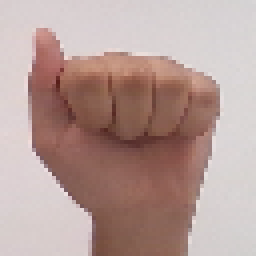
#> input picture Serrano/training/A/136.png, 64 x 64 px (shown 4 times larger); its folder holds only this picture in this run
$ jupyter execute Prerarando_treinamento.ipynb
#> lines starting #> are read from the running program, lines starting #| are printed output that depends on the picture
[cell 1]
import numpy as np
import matplotlib.pyplot as plt
import os
import cv2

DATADIR = "training" #Onde estão sendo armazenados os arquivos
CATEGORIES = ["A","B"] #Possibilidades de estudo

[cell 2]
training_data = []
IMG_SIZE = 64

def create_training_data():
    for category in CATEGORIES:
        path = os.path.join(DATADIR,category) # Caminho com os diretórios das letras
        class_num = CATEGORIES.index(category) # Dando um número para a categoria
        for img in os.listdir(path):
            try:
                img_array = cv2.imread(os.path.join(path,img), cv2.IMREAD_GRAYSCALE) #Cada imagem também é convertida na escala de cinza
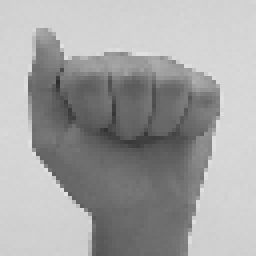
#> img_array: shape (64, 64) (shown 4 times larger); min 46, max 226, mean 163.9
                new_array = cv2.resize(img_array,(IMG_SIZE,IMG_SIZE)) #Redimensionando a imagem
                training_data.append([new_array,class_num]) #Inserindo a imagem e sua classificação
            except Exception as e: #Erro que pode ocorrer ao importar imagens
                pass
#> pass 2 of the loop in create_training_data, `for category in CATEGORIES:`:
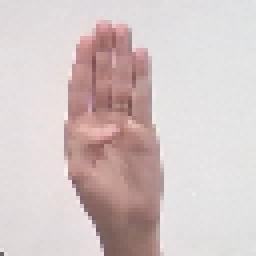
#> input picture Serrano/training/B/277.png, 64 x 64 px (shown 4 times larger)
#> in create_training_data, `img_array = cv2.imread(os.path.join(path,img), cv2.IMREAD_GRAYSCALE)`:
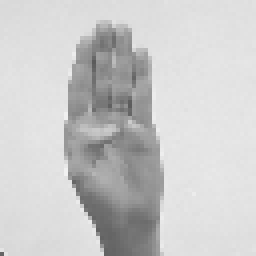
#> img_array: shape (64, 64) (shown 4 times larger); min 91, max 241, mean 202.7

create_training_data()

[cell 3]
print(len(training_data)) #Quantidade de dados verificados no dataset
#| 2

[cell 4]
import random
random.shuffle(training_data) #Embaralhando os dados que a rede vai usar para treinar

[cell 5]
for sample in training_data[:10]:
    print(sample[1])
#> this loop made 2 passes
#| 0
#| 1

[cell 6]
X = [] # Features
y = [] # Labels

[cell 7]
for features, label in training_data:
    X.append(features)
    y.append(label)
#> this loop made 2 passes
#> label on passes 1 to 2: 0, 1
#> after the loop, X = 2 items; y = [0, 1]

X = np.array(X).reshape(-1, IMG_SIZE, IMG_SIZE, 1) # -1: Quantas features tem, IMG_SIZE x IMG_SIZE: tamanho da imagem, 1: indica que o canal de cores é só o cinza (3 se RGB)
